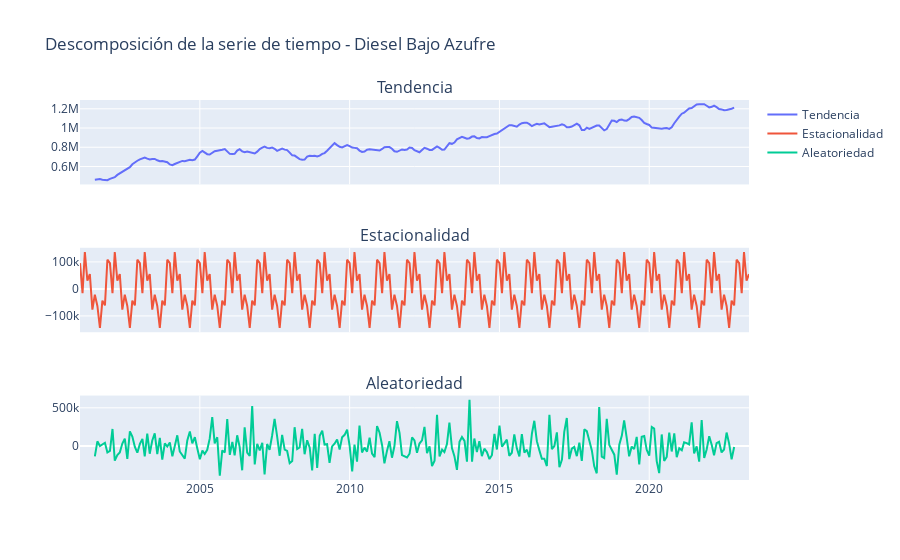

Notebook code for this chart:
### Markdown cell above
### Descomposición de la serie

### Code cell
d_serie_dba = seasonal_decompose(data_diesel.set_index('fecha')['diesel'].astype(float))
fig = make_subplots(rows=3, cols=1, shared_xaxes=True, subplot_titles=('Tendencia', 'Estacionalidad', 'Aleatoriedad'))

fig.add_trace(go.Scatter(x=d_serie_dba.trend.index, y=d_serie_dba.trend, mode='lines', name='Tendencia'), row=1, col=1)
fig.add_trace(go.Scatter(x=d_serie_dba.seasonal.index, y=d_serie_dba.seasonal, mode='lines', name='Estacionalidad'), row=2, col=1)
fig.add_trace(go.Scatter(x=d_serie_dba.resid.index, y=d_serie_dba.resid, mode='lines', name='Aleatoriedad'), row=3, col=1)

fig.update_layout(title='Descomposición de la serie de tiempo - Diesel Bajo Azufre')
fig.show()

### Figure 1 — Plotly figure (JSON) as saved in the notebook; plotly's stock layout.template omitted (floating-point values rounded to 4 significant figures; data arrays with more than 128 entries replaced by an {"elided": "..."} marker saying what was removed)
{"data": [{"mode": "lines", "name": "Tendencia", "type": "scatter", "x": {"elided": "269 str values"}, "xaxis": "x", "y": {"elided": "269 float values"}, "yaxis": "y"}, {"mode": "lines", "name": "Estacionalidad", "type": "scatter", "x": {"elided": "269 str values"}, "xaxis": "x2", "y": {"elided": "269 float values"}, "yaxis": "y2"}, {"mode": "lines", "name": "Aleatoriedad", "type": "scatter", "x": {"elided": "269 str values"}, "xaxis": "x3", "y": {"elided": "269 float values"}, "yaxis": "y3"}], "layout": {"annotations": [{"font": {"size": 16}, "showarrow": false, "text": "Tendencia", "x": 0.5, "xanchor": "center", "xref": "paper", "y": 1, "yanchor": "bottom", "yref": "paper"}, {"font": {"size": 16}, "showarrow": false, "text": "Estacionalidad", "x": 0.5, "xanchor": "center", "xref": "paper", "y": 0.6111, "yanchor": "bottom", "yref": "paper"}, {"font": {"size": 16}, "showarrow": false, "text": "Aleatoriedad", "x": 0.5, "xanchor": "center", "xref": "paper", "y": 0.2222, "yanchor": "bottom", "yref": "paper"}], "title": {"text": "Descomposición de la serie de tiempo - Diesel Bajo Azufre"}, "xaxis": {"anchor": "y", "domain": [0, 1], "matches": "x3", "showticklabels": false}, "xaxis2": {"anchor": "y2", "domain": [0, 1], "matches": "x3", "showticklabels": false}, "xaxis3": {"anchor": "y3", "domain": [0, 1]}, "yaxis": {"anchor": "x", "domain": [0.7778, 1]}, "yaxis2": {"anchor": "x2", "domain": [0.3889, 0.6111]}, "yaxis3": {"anchor": "x3", "domain": [0, 0.2222]}}}
